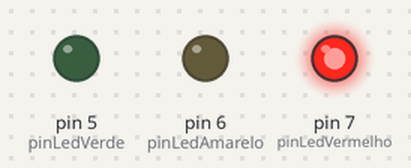
Simulated run of this sketch. Board: Arduino Uno, built with avr-gcc and run on an emulated ATmega328P. Parts: output pins drawn as LEDs (lit = HIGH).

Above: at 3.0 s.
At 10.0 s:
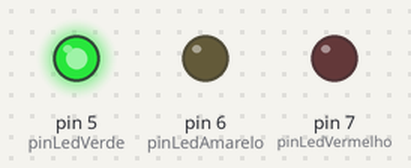
At 13.0 s:
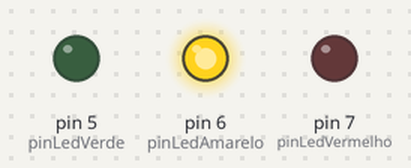
Timing chart, 0 to 18.2 s (numbered marks = the images above):
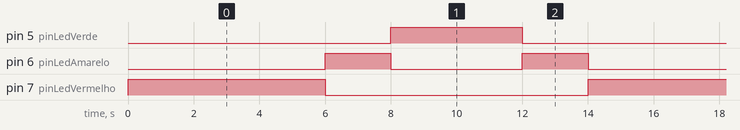

The sketch:

semaforo.ino
```cpp
// Portas conectadas
int pinLedVermelho = 7;
int pinLedAmarelo = 6;
int pinLedVerde = 5;

// Definição dos intevalos que permanecerão ligados
int intervaloVermelho = 6000; //ms
int intervaloAmarelo = 2000; //ms
int intervaloVerde = 2000; //ms

// função que acende o led vermelho e apaga os demais no intervalo determinado
void acenderVermelho(){
  digitalWrite(pinLedVermelho, HIGH);
  digitalWrite(pinLedAmarelo, LOW);
  digitalWrite(pinLedVerde, LOW);
  delay(intervaloVermelho);
}

// função que acende o led verde e apaga os demais no intervalo determinado
void acenderVerde(){
  digitalWrite(pinLedVermelho, LOW);
  digitalWrite(pinLedAmarelo, LOW);
  digitalWrite(pinLedVerde, HIGH);
  delay(intervaloVerde);
}

// função que acende o led amarelo e apaga os demais no intervalo determinado
void acenderAmarelo(){
  digitalWrite(pinLedVermelho, LOW);
  digitalWrite(pinLedAmarelo, HIGH);
  digitalWrite(pinLedVerde, LOW);
  delay(intervaloAmarelo);
}

void setup() {
  // Defimnição das portas como saída
  pinMode(pinLedVermelho, OUTPUT);
  pinMode(pinLedAmarelo, OUTPUT);
  pinMode(pinLedVerde, OUTPUT);
}

void loop() {
  // chama as funções que acendem os leds
  acenderVermelho();
  acenderAmarelo();
  acenderVerde();
  acenderVerde();
  acenderAmarelo();
}
```

Measured:
- by itself, pin 5 (pinLedVerde): alternates HIGH for 4.0 s and LOW for 10.0 s
- by itself, pin 6 (pinLedAmarelo): repeats every 14.0 s: LOW 4.0 s, HIGH 2.0 s, LOW 6.0 s, HIGH 2.0 s
- by itself, pin 7 (pinLedVermelho): alternates HIGH for 6.0 s and LOW for 8.0 s
